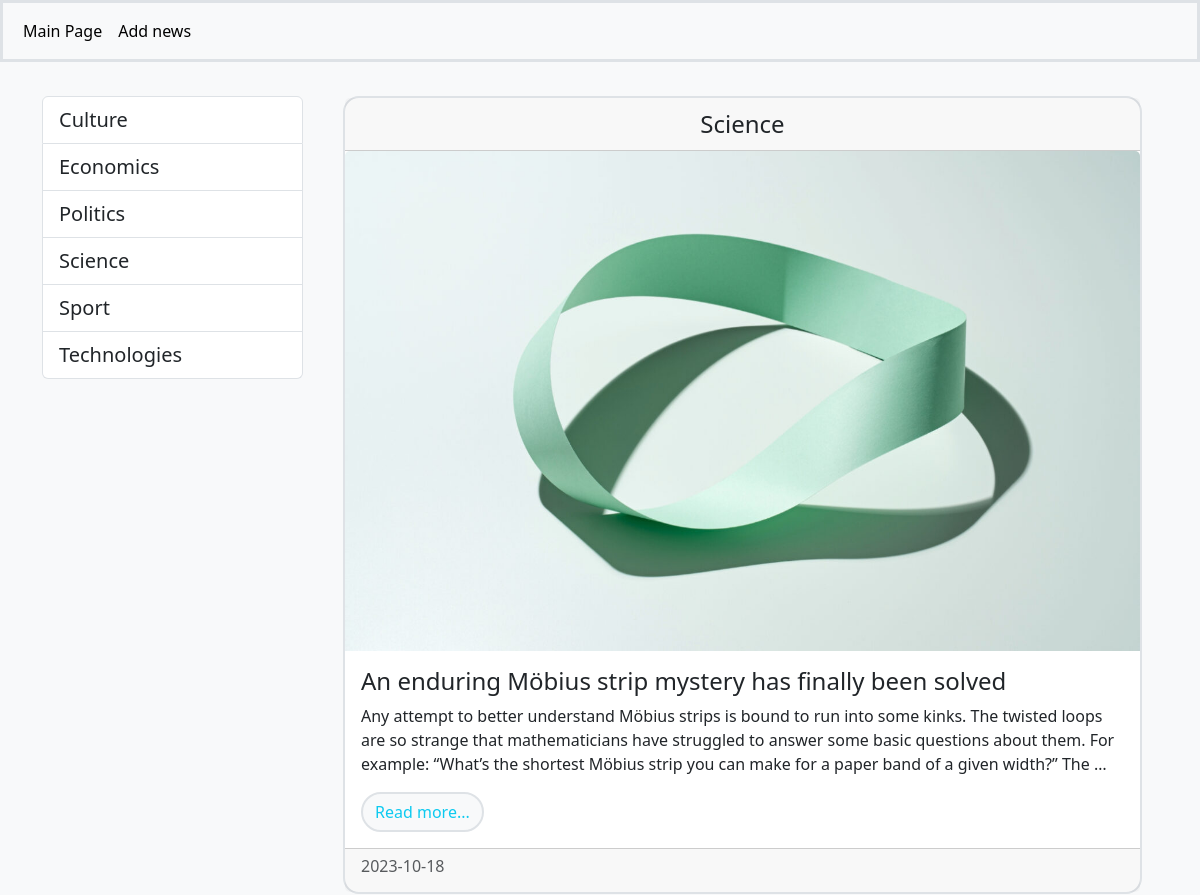
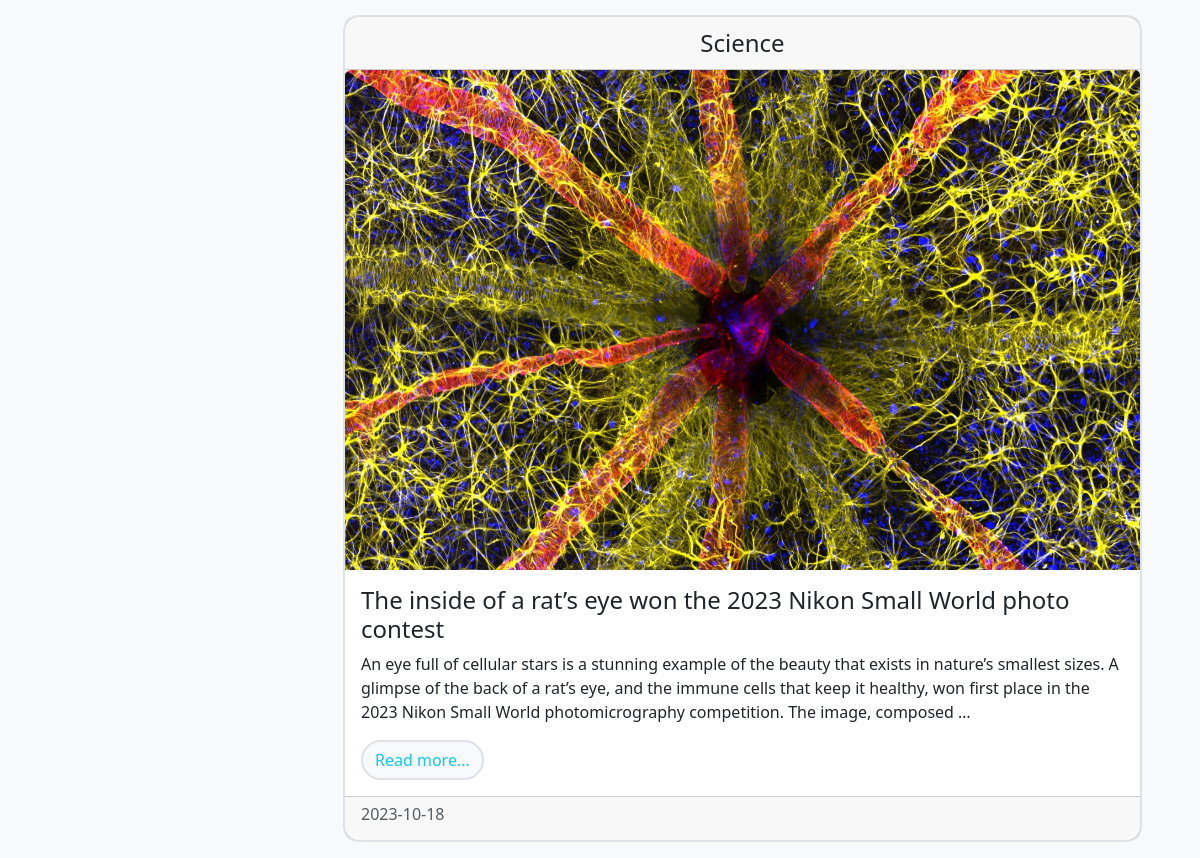
The app's page /category/2/ with its own data (2 pictures, top to bottom).
### news/models.py (models this page shows, shortened)
class Category(models.Model):
    title = models.CharField(max_length=100, db_index=True)
    class Meta:
        verbose_name = 'category'
        verbose_name_plural = 'categories'
    def get_absolute_url(self):
       return reverse('category', kwargs={'category_id': self.pk})
    def __str__(self):
        return self.title

class News(models.Model):
    title = models.CharField(max_length=150)
    content = models.TextField()
    created_at = models.DateField(auto_now_add=True)
    updated_at = models.DateField(auto_now=True)
    photo = models.ImageField(upload_to='photos/%Y/%m/%d/', blank=True)
    is_published = models.BooleanField(default=True)
    category = models.ForeignKey('Category', on_delete=models.PROTECT, null=True)
    def get_absolute_url(self):
       return reverse('view_single_news', kwargs={'pk': self.pk})
    class Meta:
        verbose_name = 'news'
        verbose_name_plural = 'news'

### news/views.py (the view)
# urls.py: path('category/<int:category_id>/', NewsCategory.as_view(), name='category'),
class NewsCategory(ListView):
    model = News
    template_name = 'news/category.html'
    context_object_name = 'news'
    allow_empty = False
    def get_context_data(self, *, object_list=None, **kwargs):
        context = super().get_context_data(**kwargs)
        context['title'] = Category.objects.get(pk=self.kwargs['category_id'])
        return context
    def get_queryset(self):
        return News.objects.filter(category_id=self.kwargs['category_id'], is_published=True).order_by("-pk")

### news/templatetags/news_tags.py (called while the page is built)
@register.simple_tag()
def get_categories():
    return Category.objects.all()

### news/templates/news/category.html (shortened to what this page needs)
{%extends 'base.html' %}
{% block sidebar%}{%include 'inc/_sidebar.html' %}{% endblock %}
{% block content%}
    {% for item in news%}
    <div class="card m-3 text-dark border border-2 rounded-4">
        <div class="card-header" align="center"><span class="text-dark fs-4">{{item.category|title}}</span></div>
        {% if item.photo%}
        <img src="{{ item.photo.url }}" class="card-img-top" alt="image" height="500">
        {%endif%}
        <div class="card-body">
            <h4 class="card-title">{{item.title}}</h4>
            <p class="card-text">{{item.content|truncatewords:50}}</p>
            <a href="{{item.get_absolute_url}}" class="btn btn-primary bg-light text-info border border-2  rounded-pill">Read more...</a>
        </div>
        <div class="card-footer text-muted"><h6>{{item.created_at|date:"Y-m-d"}}</h6></div>
    </div>
    {% endfor %}
{% endblock %}

### templates/inc/_sidebar.html
{% load news_tags%}
<ul class="list-group mt-3 ">
    {% get_categories as categories%}
    {% for item in categories|dictsort:'title'%}
    <li class="list-group-item"><a class="text-dark text-decoration-none fs-5" href="{{item.get_absolute_url}}">{{item.title|title}}</a>
    </li>
    {% endfor %}
</ul>

### records on screen
Category: title "Culture"
Category: title "Economics"
Category: title "Politics"
Category: title "Science"
Category: title "Sport"
Category: title "Technologies"
News: category "Science", photo (picture), title "An enduring Möbius strip mystery has finally been solved", content "Any attempt to better understand Möbius strips is bound to run into some kinks. The twisted loops are so strange that mathematicians have struggled to answer some basic questions about them. For example: “What’s the shortest Möbius strip you can make for a paper band of a given width?” The …", created_at "2023-10-18"
News: category "Science", photo (picture), title "The inside of a rat’s eye won the 2023 Nikon Small World photo contest", content "An eye full of cellular stars is a stunning example of the beauty that exists in nature’s smallest sizes. A glimpse of the back of a rat’s eye, and the immune cells that keep it healthy, won first place in the 2023 Nikon Small World photomicrography competition. The image, composed …", created_at "2023-10-18"
